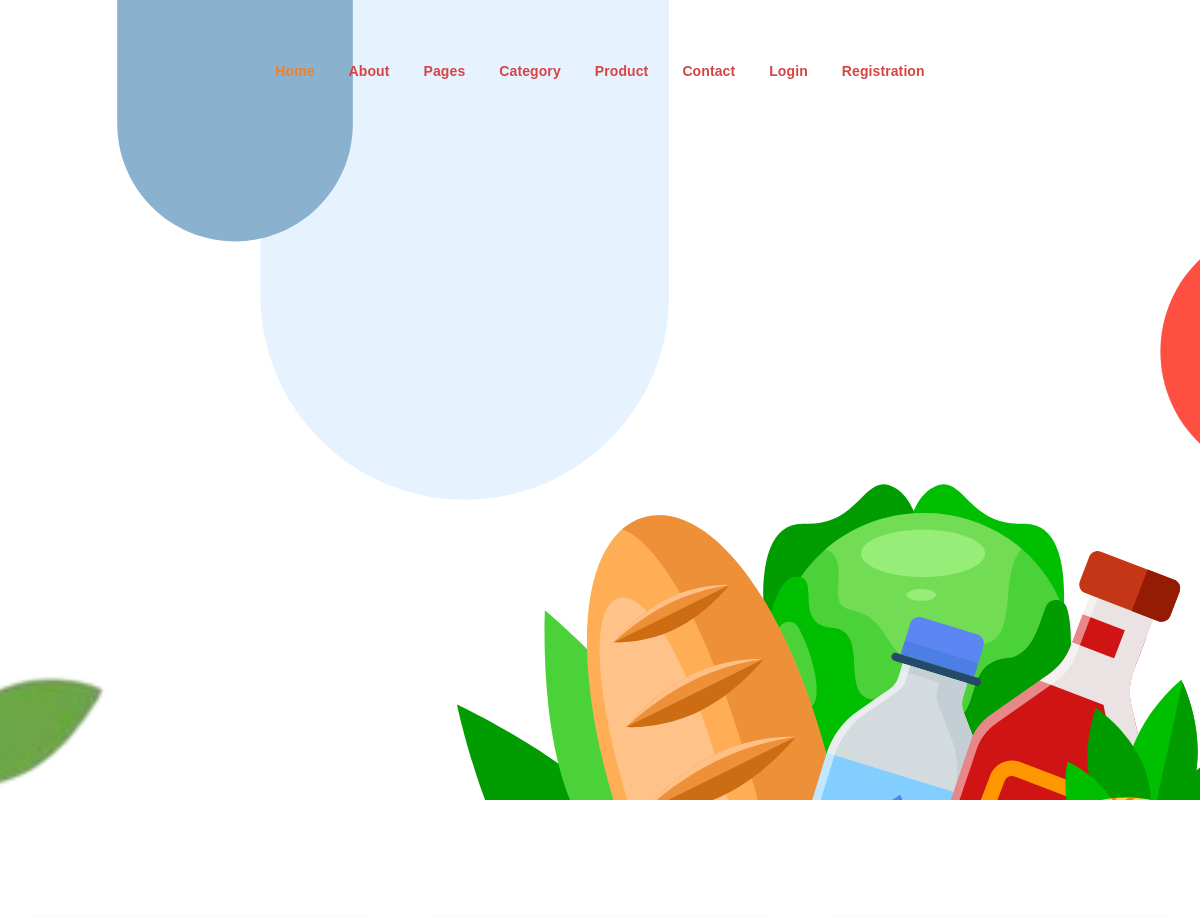
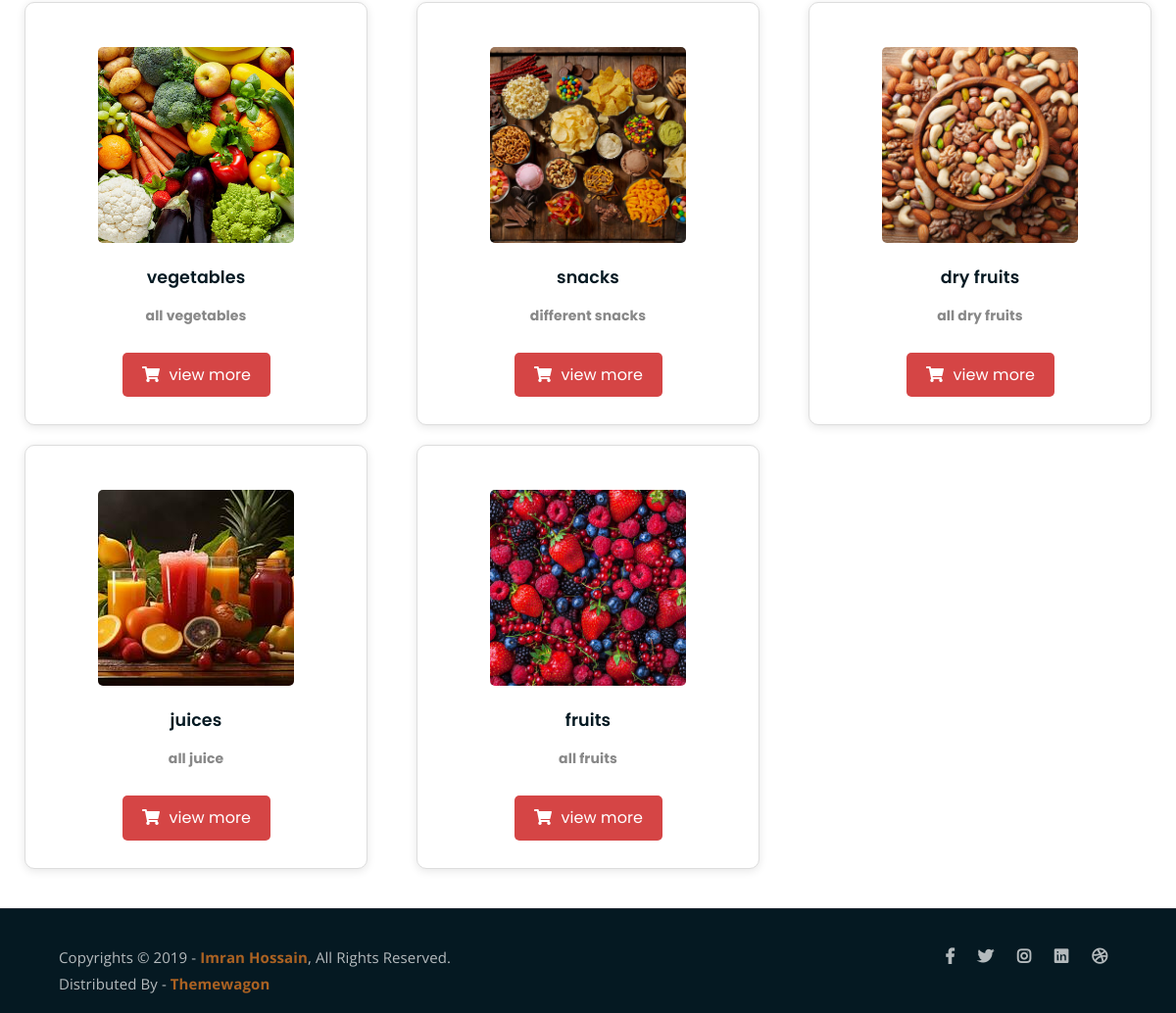
/cardcategory, run on the app's committed database (2 pictures, top to bottom).
### adminapp/models.py (models this page shows)
class Category(models.Model):
      category = models.CharField(max_length=10,default='')
      description = models.TextField()
      image=models.ImageField(upload_to='image',default='null.jpg')

### userapp/views.py (the view)
# urls.py: path('cardcategory', views.cardcategory, name='cardcategory'),
def cardcategory(request):
    data=Category.objects.all()
    return render(request,'cardcategory.html',{'data':data})

### userapp/templates/cardcategory.html (shortened to what this page needs)
{% extends 'user.html' %}
{% load static %}
{% block content %}
<div class="row">
	<div class="col-md-12">
	</div>
</div>
<div class="row product-lists" style="position: relative; height: 1147.4px;">
	{% for i in data %}
	<div class="col-lg-4 col-md-6 text-center strawberry" style="position: absolute; left: 0px; top: 0px;">
		<div class="single-product-item">
			<div class="product-image">
				<a href=""><img src={{i.image.url}} alt=""style="width: 200px; height: 200px;"></a>
			</div>
			<h3>{{ i.category }}</h3>
			<p class="product-price"> {{ i.description }} </p>
			<a href="{% url 'cardproduct' category=i.category  %}" class="cart-btn"><i class="fas fa-shopping-cart"></i> view more</a>
		</div>
	</div>
	{% endfor %}
					</div>
                    {% endblock %}

### userapp/static/assets/css/main.css (style rules this page uses)
html { font-size: 14px; font-weight: 400; line-height: 28px; height: 100%; }
body { font-family: "Open Sans", sans-serif; font-weight: 400; font-size: 1rem; letter-spacing: 0.1px; line-height: 1.8; color: #051922; overflow-x: hidden; }
body img { max-width: 100%; }
a { cursor: pointer; text-decoration: none; -webkit-transition: all 0.2s ease-in-out; -o-transition: all 0.2s ease-in-out; transition: all 0.2s ease-in-out; }
h1, .h1, h2, .h2, h3, .h3, h4, .h4, h5, .h5, h6, .h6 { font-family: "Poppins", sans-serif; font-weight: 700; margin: 0 0 1.25rem 0; color: #051922; }
h3, .h3 { font-size: 2rem; font-weight: 700; line-height: 2.25rem; }
p { font-family: "Open Sans", sans-serif; font-weight: 400; font-size: 1rem; letter-spacing: 0.1px; line-height: 1.8; color: #051922; margin: 0 0 1.25rem 0; }
a.boxed-btn, a.bordered-btn, a.cart-btn { border-radius: 50px; }
.product-image img { -webkit-transition: 0.3s; -o-transition: 0.3s; transition: 0.3s; }
a.cart-btn { -webkit-transition: 0.3s; -o-transition: 0.3s; transition: 0.3s; }
.single-product-item { -webkit-transition: 0.3s; -o-transition: 0.3s; transition: 0.3s; }
html, body { height: 100%; }
.single-product-item { margin-bottom: 30px; }
.product-image { padding: 30px; padding-bottom: 0; }
.product-image img { width: 90%; border-radius: 5px; margin-bottom: 20px; }
.single-product-item h3 { font-size: 20px; font-weight: 600; margin-bottom: 10px; }
p.product-price { font-family: 'Poppins', sans-serif; font-size: 30px; font-weight: 700; margin-bottom: 15px; }
a.cart-btn { font-family: 'Poppins', sans-serif; display: inline-block; background-color: #F28123; color: #fff; padding: 10px 20px; }
a.cart-btn i { margin-right: 5px; }
.single-product-item { -webkit-box-shadow: 0 0 20px #e4e4e4; box-shadow: 0 0 20px #e4e4e4; padding-bottom: 50px; border-radius: 5px; }

### userapp/static/assets/css/single-product.css (style rules this page uses)
.cart-btn { background-color: #28a745; color: white; padding: 10px 20px; border: none; border-radius: 4px; font-size: 16px; cursor: pointer; margin-top: 15px; margin-bottom: 13px; margin-left: -162px; }
.cart-btn i { margin-right: 5px; }

### userapp/static/assets/css/card-category.css (style rules this page uses)
.product-lists { display: flex; flex-wrap: wrap; justify-content: space-between; margin-top: 20px; gap: 20px; }
.product-lists .single-product-item { background: #fff; border: 1px solid #ddd; padding: 15px; border-radius: 10px; box-shadow: 0 2px 10px rgba(0, 0, 0, 0.1); margin-bottom: 20px; transition: transform 0.3s ease; margin-left: 10px; margin-right: 10px; }
.product-lists .product-image img { width: 100%; height: auto; max-width: 200px; max-height: 200px; object-fit: cover; margin-bottom: 10px; }
.product-lists h3 { font-size: 1.25rem; margin: 10px 0; }
.product-lists .product-price { font-size: 1rem; color: #888; margin: 10px 0; }
.product-lists .cart-btn { display: inline-block; padding: 10px 20px; background: #d54545; color: #fff; border-radius: 5px; transition: background 0.3s ease; margin-left: 1px; }

### userapp/static/assets/css/contact-form.css (style rules this page uses)
body { font-family: 'Arial', sans-serif; line-height: 1.6; }
p { margin-bottom: 20px; }

### userapp/static/assets/css/cart.css (style rules this page uses)
.product-image img { max-width: 100px; height: auto; }

### userapp/static/assets/css/about.css (style rules this page uses)
.row { display: flex; justify-content: center; margin: 20px 0; }

### data on the page
Category: image (picture), category "vegetables", description "all vegetables"
Category: image (picture), category "snacks", description "different snacks"
Category: image (picture), category "dry fruits", description "all dry fruits"
Category: image (picture), category "juices", description "all juice"
Category: image (picture), category "fruits", description "all fruits"
